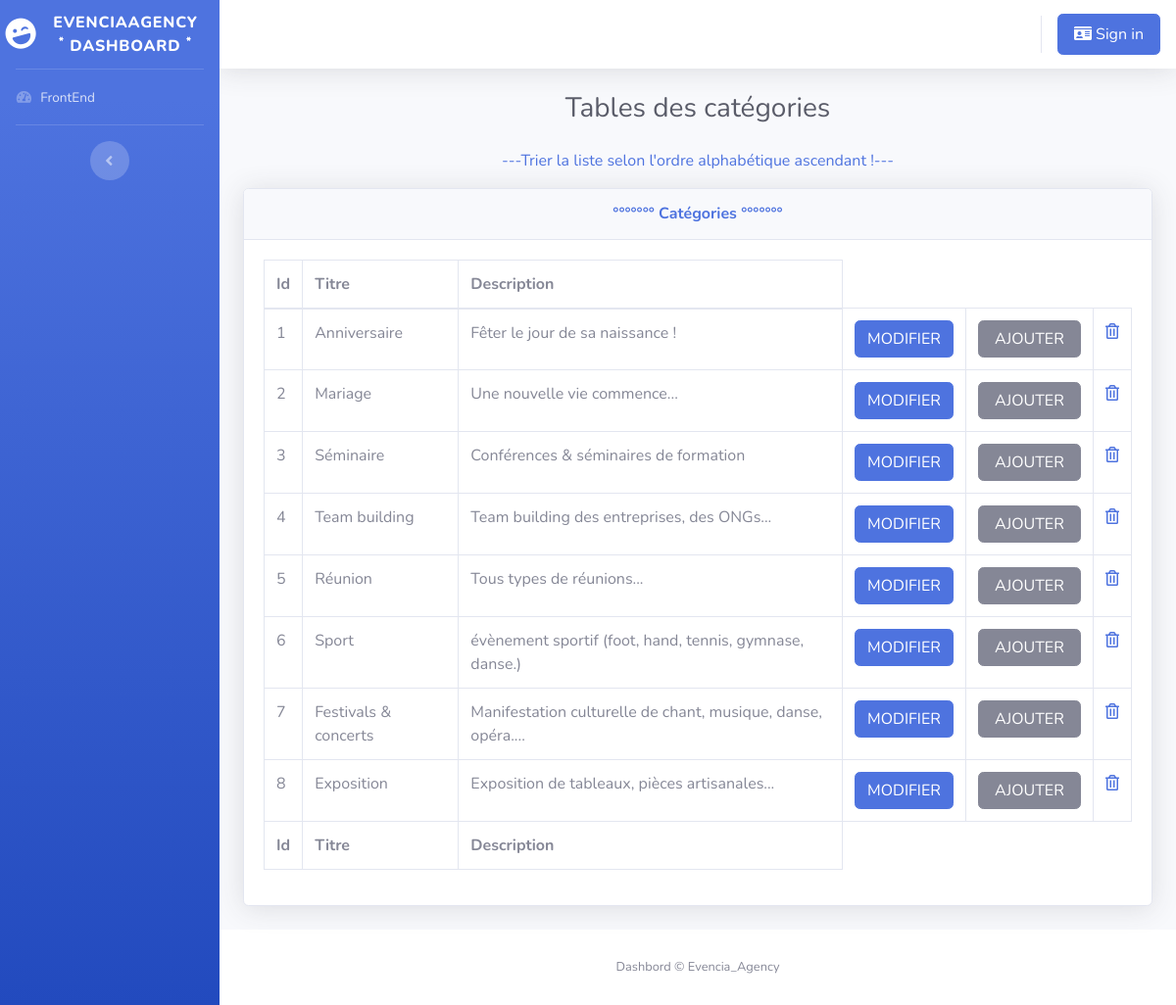
Screenshot of /Views/categorie/afficherCategorieBack.php with the database file from the repository.
### tables this page shows
CREATE TABLE `categorie` (
  `id` int(11) NOT NULL,
  `titre` varchar(255) NOT NULL,
  `description` varchar(255) NOT NULL
);

### Controller/CategorieC.php (called while the page is built, shortened)
<?php
	class CategorieC {
		function afficherCategorie(){
			$sql="SELECT * FROM categorie";
			$db = config::getConnexion();
			try{
				$liste = $db->query($sql);
				return $liste;
			}
			catch(Exception $e){
				die('Erreur:'. $e->getMessage());
			}
		}
    }
    ?>

### Views/categorie/afficherCategorieBack.php (the view, shortened to what this page needs)
<?php
include '../headerBack.php';
include '..\..\Controller\CategorieC.php';
$categorieC = new CategorieC();
$listeCategories = $categorieC->afficherCategorie();
?>
                <div class="container-fluid">
                    <h1 class="h3 mb-2 text-gray-800"> <center> Tables des catégories <center> </h1>
                    <p> <a href="afficherCategorietri.php"> <center> ---Trier la liste selon l'ordre alphabétique ascendant !---<center></a> <p>
                    <div class="card shadow mb-4">
                        <div class="card-header py-3">
                        <h6 class="m-0 font-weight-bold text-primary"> °°°°°°° Catégories °°°°°°° </h6>
                        </div>
                        <div class="card-body">
                            <div class="table-responsive">
                                <table class="table table-bordered" id="dataTable" width="100%" cellspacing="0">
                                    <thead>
                                        <tr>
                                            <th> Id </th>
                                            <th> Titre </th>
                                            <th> Description </th>
                                        </tr>
                                    </thead>
                                    <tfoot>
                                        <tr>
                                            <th> Id </th>
                                            <th> Titre </th>
                                            <th> Description </th>
                                        </tr>
                                    </tfoot>
                                    <tbody>
                                    <?php foreach (
                                        $listeCategories
                                        as $categorie
                                    ) { ?>
                                        <tr>
                                            <td><?php echo $categorie[
                                                'id'
                                            ]; ?></td>
                                            <td><?php echo $categorie[
                                                'titre'
                                            ]; ?></td>
                                            <td><?php echo $categorie[
                                                'description'
                                            ]; ?></td>
                                            <td>
                                            <form method="POST" action="modifierCategorieBack.php">
						<input type="submit" name="Modifier" value="Modifier" class="btn btn-primary btn-block text-uppercase sm-1">
					</form>
                </td>
                <td>
                                            <form method="POST" action="../categorie/ajouterCategorieBack.php?id=<?php echo $categorie['id']?>">
						<input type="submit" name="categorie" value=" ajouter " class="btn btn-secondary btn-block text-uppercase sm-1">
					</form>
                </td>
                <td>
				<a href="supprimerCategorieBack.php?id=<?php echo $categorie[
        'id'
    ]; ?>"  class="tm-product-delete-link" >
				<i class="far fa-trash-alt tm-product-delete-icon"></i>
			</a>
                    </td>
                                        </tr>
                                        <?php } ?>
                                    </tbody>
                                </table>
                            </div>
                        </div>
                    </div>
                </div>
            <footer class="sticky-footer bg-white">
                <div class="container my-auto">
                    <div class="copyright text-center my-auto">
                        <span> Dashbord &copy; Evencia_Agency </span>
                    </div>
                </div>
            </footer>
</body>
</html>

### rows the page displays
categorie: id "1", titre "Anniversaire", description "Fêter le jour de sa naissance !"
categorie: id "2", titre "Mariage", description "Une nouvelle vie commence..."
categorie: id "3", titre "Séminaire", description "Conférences & séminaires de formation"
categorie: id "4", titre "Team building", description "Team building des entreprises, des ONGs..."
categorie: id "5", titre "Réunion", description "Tous types de réunions..."
categorie: id "6", titre "Sport", description "évènement sportif (foot, hand, tennis, gymnase, danse.)"
categorie: id "7", titre "Festivals & concerts", description "Manifestation culturelle de chant, musique, danse, opéra...."
categorie: id "8", titre "Exposition", description "Exposition de tableaux, pièces artisanales..."
